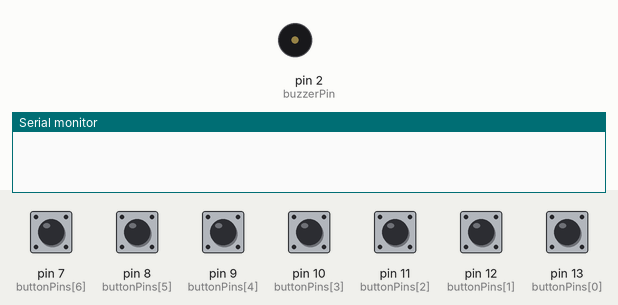
Simulated run of this sketch. Board: Arduino Uno, built with avr-gcc and run on an emulated ATmega328P. Shown: buzzer (waves = sounding), the last lines printed to the serial monitor. The inputs (shaded band) are chosen by the test bench; at power-on: pin 7 (buttonPins[6]), pin 8 (buttonPins[5]), pin 9 (buttonPins[4]), pin 10 (buttonPins[3]), pin 11 (buttonPins[2]), pin 12 (buttonPins[1]), pin 13 (buttonPins[0]) LOW.

Above: at 1.2 s.
1.3 s: pin 7 (buttonPins[6]) pulled HIGH for 0.15 s
At 1.37 s:
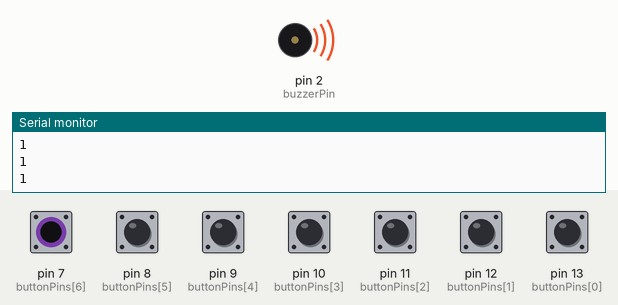
Timing chart, 0 to 4.3 s (numbered marks = the images above; inputs shaded):
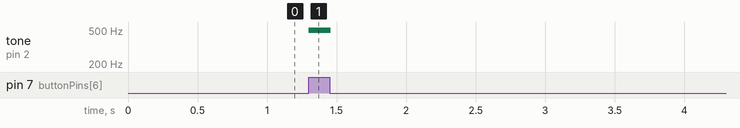

The sketch:

buttonPiano.ino
```cpp
#define BUTTON_NUM 7

//Array of Pins for Buttons
int buttonPins[BUTTON_NUM] = {
  13, 12, 11, 10, 9, 8, 7
  };
//Array for the Notes (Do-re-mi-fa-sol-la-si) frequency (in Hz)
int notes[BUTTON_NUM] = {
  262, 294, 330, 349, 392, 440, 494
  };

//switchstate (Pressed of not) of the buttons
int switchstate = LOW; //By default not pressed
const int buzzerPin =  2;

void setup() {
  //Beginning Serial Connection
  Serial.begin(9600);
  //Setting up input (buttons)
  for (int i = 0; i < BUTTON_NUM; i++){
    pinMode(buttonPins[i], INPUT);
  }
  //Setting up output (buzzer)
  pinMode(buzzerPin, OUTPUT);
}

void loop() {
  // put your main code here, to run repeatedly:
  int pitch = 0;
  //loops through notes and buttonPins array
  for (int i = 0; i < BUTTON_NUM; i++){
    switchstate = digitalRead(buttonPins[i]); //Checks if button is pressed or not
    //If button is pressed will play corresponding note
    if (switchstate == HIGH){
      tone(buzzerPin, notes[i], 10);
      Serial.println(switchstate);
    }
  }
}
```

Measured:
- after the input at 1.3 s, tone on pin 2 (buzzerPin): silent → 494 Hz at once, → silent 0.16 s later
